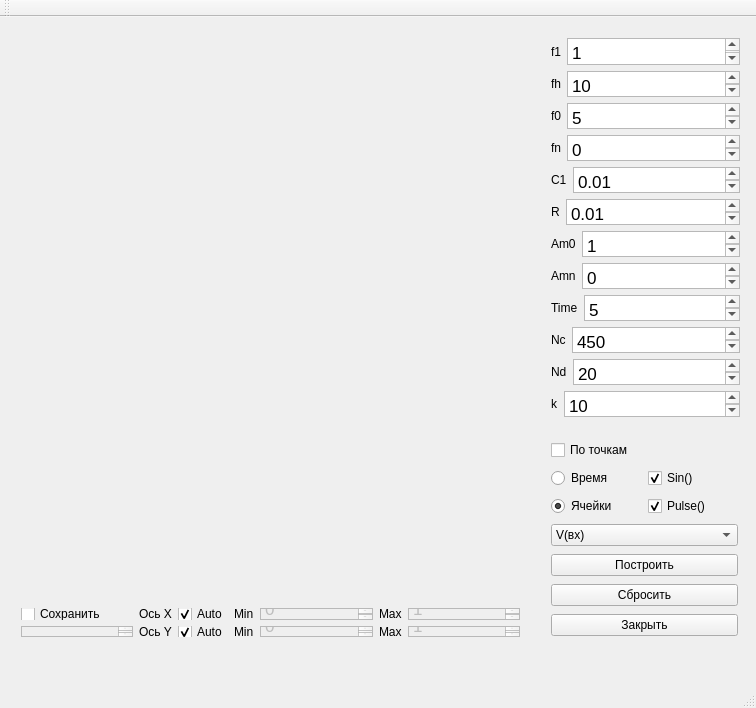
<?xml version="1.0" encoding="UTF-8"?>
<ui version="4.0">
 <class>MainWindow</class>
 <widget class="QMainWindow" name="MainWindow">
  <property name="geometry">
   <rect>
    <x>0</x>
    <y>0</y>
    <width>756</width>
    <height>708</height>
   </rect>
  </property>
  <property name="windowTitle">
   <string>MainWindow</string>
  </property>
  <widget class="QWidget" name="centralWidget">
   <widget class="QWidget" name="horizontalLayoutWidget">
    <property name="geometry">
     <rect>
      <x>540</x>
      <y>10</y>
      <width>211</width>
      <height>401</height>
     </rect>
    </property>
    <layout class="QHBoxLayout" name="horizontalLayout_15">
     <item>
      <layout class="QVBoxLayout" name="verticalLayout">
       <item>
        <layout class="QHBoxLayout" name="horizontalLayout">
         <item>
          <widget class="QLabel" name="label">
           <property name="text">
            <string>f1</string>
           </property>
          </widget>
         </item>
         <item>
          <widget class="QTextEdit" name="textEdit">
           <property name="html">
            <string>&lt;!DOCTYPE HTML PUBLIC &quot;-//W3C//DTD HTML 4.0//EN&quot; &quot;http://www.w3.org/TR/REC-html40/strict.dtd&quot;&gt;
&lt;html&gt;&lt;head&gt;&lt;meta name=&quot;qrichtext&quot; content=&quot;1&quot; /&gt;&lt;style type=&quot;text/css&quot;&gt;
p, li { white-space: pre-wrap; }
&lt;/style&gt;&lt;/head&gt;&lt;body style=&quot; font-family:'.SF NS Text'; font-size:13pt; font-weight:400; font-style:normal;&quot;&gt;
&lt;p style=&quot; margin-top:0px; margin-bottom:0px; margin-left:0px; margin-right:0px; -qt-block-indent:0; text-indent:0px;&quot;&gt;1&lt;/p&gt;&lt;/body&gt;&lt;/html&gt;</string>
           </property>
          </widget>
         </item>
        </layout>
       </item>
       <item>
        <layout class="QHBoxLayout" name="horizontalLayout_8">
         <item>
          <widget class="QLabel" name="label_8">
           <property name="text">
            <string>fh</string>
           </property>
          </widget>
         </item>
         <item>
          <widget class="QTextEdit" name="textEdit_8">
           <property name="html">
            <string>&lt;!DOCTYPE HTML PUBLIC &quot;-//W3C//DTD HTML 4.0//EN&quot; &quot;http://www.w3.org/TR/REC-html40/strict.dtd&quot;&gt;
&lt;html&gt;&lt;head&gt;&lt;meta name=&quot;qrichtext&quot; content=&quot;1&quot; /&gt;&lt;style type=&quot;text/css&quot;&gt;
p, li { white-space: pre-wrap; }
&lt;/style&gt;&lt;/head&gt;&lt;body style=&quot; font-family:'.SF NS Text'; font-size:13pt; font-weight:400; font-style:normal;&quot;&gt;
&lt;p style=&quot; margin-top:0px; margin-bottom:0px; margin-left:0px; margin-right:0px; -qt-block-indent:0; text-indent:0px;&quot;&gt;10&lt;/p&gt;&lt;/body&gt;&lt;/html&gt;</string>
           </property>
          </widget>
         </item>
        </layout>
       </item>
       <item>
        <layout class="QHBoxLayout" name="horizontalLayout_12">
         <item>
          <widget class="QLabel" name="label_12">
           <property name="text">
            <string>f0</string>
           </property>
          </widget>
         </item>
         <item>
          <widget class="QTextEdit" name="textEdit_12">
           <property name="html">
            <string>&lt;!DOCTYPE HTML PUBLIC &quot;-//W3C//DTD HTML 4.0//EN&quot; &quot;http://www.w3.org/TR/REC-html40/strict.dtd&quot;&gt;
&lt;html&gt;&lt;head&gt;&lt;meta name=&quot;qrichtext&quot; content=&quot;1&quot; /&gt;&lt;style type=&quot;text/css&quot;&gt;
p, li { white-space: pre-wrap; }
&lt;/style&gt;&lt;/head&gt;&lt;body style=&quot; font-family:'.SF NS Text'; font-size:13pt; font-weight:400; font-style:normal;&quot;&gt;
&lt;p style=&quot; margin-top:0px; margin-bottom:0px; margin-left:0px; margin-right:0px; -qt-block-indent:0; text-indent:0px;&quot;&gt;5&lt;/p&gt;&lt;/body&gt;&lt;/html&gt;</string>
           </property>
          </widget>
         </item>
        </layout>
       </item>
       <item>
        <layout class="QHBoxLayout" name="horizontalLayout_10">
         <item>
          <widget class="QLabel" name="label_10">
           <property name="text">
            <string>fn</string>
           </property>
          </widget>
         </item>
         <item>
          <widget class="QTextEdit" name="textEdit_10">
           <property name="html">
            <string>&lt;!DOCTYPE HTML PUBLIC &quot;-//W3C//DTD HTML 4.0//EN&quot; &quot;http://www.w3.org/TR/REC-html40/strict.dtd&quot;&gt;
&lt;html&gt;&lt;head&gt;&lt;meta name=&quot;qrichtext&quot; content=&quot;1&quot; /&gt;&lt;style type=&quot;text/css&quot;&gt;
p, li { white-space: pre-wrap; }
&lt;/style&gt;&lt;/head&gt;&lt;body style=&quot; font-family:'.SF NS Text'; font-size:13pt; font-weight:400; font-style:normal;&quot;&gt;
&lt;p style=&quot; margin-top:0px; margin-bottom:0px; margin-left:0px; margin-right:0px; -qt-block-indent:0; text-indent:0px;&quot;&gt;0&lt;/p&gt;&lt;/body&gt;&lt;/html&gt;</string>
           </property>
          </widget>
         </item>
        </layout>
       </item>
       <item>
        <layout class="QHBoxLayout" name="horizontalLayout_9">
         <item>
          <widget class="QLabel" name="label_9">
           <property name="text">
            <string>C1</string>
           </property>
          </widget>
         </item>
         <item>
          <widget class="QTextEdit" name="textEdit_9">
           <property name="html">
            <string>&lt;!DOCTYPE HTML PUBLIC &quot;-//W3C//DTD HTML 4.0//EN&quot; &quot;http://www.w3.org/TR/REC-html40/strict.dtd&quot;&gt;
&lt;html&gt;&lt;head&gt;&lt;meta name=&quot;qrichtext&quot; content=&quot;1&quot; /&gt;&lt;style type=&quot;text/css&quot;&gt;
p, li { white-space: pre-wrap; }
&lt;/style&gt;&lt;/head&gt;&lt;body style=&quot; font-family:'.SF NS Text'; font-size:13pt; font-weight:400; font-style:normal;&quot;&gt;
&lt;p style=&quot; margin-top:0px; margin-bottom:0px; margin-left:0px; margin-right:0px; -qt-block-indent:0; text-indent:0px;&quot;&gt;0.01&lt;/p&gt;&lt;/body&gt;&lt;/html&gt;</string>
           </property>
          </widget>
         </item>
        </layout>
       </item>
       <item>
        <layout class="QHBoxLayout" name="horizontalLayout_3">
         <item>
          <widget class="QLabel" name="label_4">
           <property name="text">
            <string>R</string>
           </property>
          </widget>
         </item>
         <item>
          <widget class="QTextEdit" name="textEdit_4">
           <property name="html">
            <string>&lt;!DOCTYPE HTML PUBLIC &quot;-//W3C//DTD HTML 4.0//EN&quot; &quot;http://www.w3.org/TR/REC-html40/strict.dtd&quot;&gt;
&lt;html&gt;&lt;head&gt;&lt;meta name=&quot;qrichtext&quot; content=&quot;1&quot; /&gt;&lt;style type=&quot;text/css&quot;&gt;
p, li { white-space: pre-wrap; }
&lt;/style&gt;&lt;/head&gt;&lt;body style=&quot; font-family:'.SF NS Text'; font-size:13pt; font-weight:400; font-style:normal;&quot;&gt;
&lt;p style=&quot; margin-top:0px; margin-bottom:0px; margin-left:0px; margin-right:0px; -qt-block-indent:0; text-indent:0px;&quot;&gt;0.01&lt;/p&gt;&lt;/body&gt;&lt;/html&gt;</string>
           </property>
          </widget>
         </item>
        </layout>
       </item>
       <item>
        <layout class="QHBoxLayout" name="horizontalLayout_5">
         <item>
          <widget class="QLabel" name="label_5">
           <property name="text">
            <string>Am0</string>
           </property>
          </widget>
         </item>
         <item>
          <widget class="QTextEdit" name="textEdit_5">
           <property name="html">
            <string>&lt;!DOCTYPE HTML PUBLIC &quot;-//W3C//DTD HTML 4.0//EN&quot; &quot;http://www.w3.org/TR/REC-html40/strict.dtd&quot;&gt;
&lt;html&gt;&lt;head&gt;&lt;meta name=&quot;qrichtext&quot; content=&quot;1&quot; /&gt;&lt;style type=&quot;text/css&quot;&gt;
p, li { white-space: pre-wrap; }
&lt;/style&gt;&lt;/head&gt;&lt;body style=&quot; font-family:'.SF NS Text'; font-size:13pt; font-weight:400; font-style:normal;&quot;&gt;
&lt;p style=&quot; margin-top:0px; margin-bottom:0px; margin-left:0px; margin-right:0px; -qt-block-indent:0; text-indent:0px;&quot;&gt;1&lt;/p&gt;&lt;/body&gt;&lt;/html&gt;</string>
           </property>
          </widget>
         </item>
        </layout>
       </item>
       <item>
        <layout class="QHBoxLayout" name="horizontalLayout_6">
         <item>
          <widget class="QLabel" name="label_6">
           <property name="text">
            <string>Amn</string>
           </property>
          </widget>
         </item>
         <item>
          <widget class="QTextEdit" name="textEdit_6">
           <property name="html">
            <string>&lt;!DOCTYPE HTML PUBLIC &quot;-//W3C//DTD HTML 4.0//EN&quot; &quot;http://www.w3.org/TR/REC-html40/strict.dtd&quot;&gt;
&lt;html&gt;&lt;head&gt;&lt;meta name=&quot;qrichtext&quot; content=&quot;1&quot; /&gt;&lt;style type=&quot;text/css&quot;&gt;
p, li { white-space: pre-wrap; }
&lt;/style&gt;&lt;/head&gt;&lt;body style=&quot; font-family:'.SF NS Text'; font-size:13pt; font-weight:400; font-style:normal;&quot;&gt;
&lt;p style=&quot; margin-top:0px; margin-bottom:0px; margin-left:0px; margin-right:0px; -qt-block-indent:0; text-indent:0px;&quot;&gt;0&lt;/p&gt;&lt;/body&gt;&lt;/html&gt;</string>
           </property>
          </widget>
         </item>
        </layout>
       </item>
       <item>
        <layout class="QHBoxLayout" name="horizontalLayout_7">
         <item>
          <widget class="QLabel" name="label_7">
           <property name="text">
            <string>Time</string>
           </property>
          </widget>
         </item>
         <item>
          <widget class="QTextEdit" name="textEdit_7">
           <property name="html">
            <string>&lt;!DOCTYPE HTML PUBLIC &quot;-//W3C//DTD HTML 4.0//EN&quot; &quot;http://www.w3.org/TR/REC-html40/strict.dtd&quot;&gt;
&lt;html&gt;&lt;head&gt;&lt;meta name=&quot;qrichtext&quot; content=&quot;1&quot; /&gt;&lt;style type=&quot;text/css&quot;&gt;
p, li { white-space: pre-wrap; }
&lt;/style&gt;&lt;/head&gt;&lt;body style=&quot; font-family:'.SF NS Text'; font-size:13pt; font-weight:400; font-style:normal;&quot;&gt;
&lt;p style=&quot; margin-top:0px; margin-bottom:0px; margin-left:0px; margin-right:0px; -qt-block-indent:0; text-indent:0px;&quot;&gt;5&lt;/p&gt;&lt;/body&gt;&lt;/html&gt;</string>
           </property>
          </widget>
         </item>
        </layout>
       </item>
       <item>
        <layout class="QHBoxLayout" name="horizontalLayout_2">
         <item>
          <widget class="QLabel" name="label_2">
           <property name="text">
            <string>Nc</string>
           </property>
          </widget>
         </item>
         <item>
          <widget class="QTextEdit" name="textEdit_2">
           <property name="html">
            <string>&lt;!DOCTYPE HTML PUBLIC &quot;-//W3C//DTD HTML 4.0//EN&quot; &quot;http://www.w3.org/TR/REC-html40/strict.dtd&quot;&gt;
&lt;html&gt;&lt;head&gt;&lt;meta name=&quot;qrichtext&quot; content=&quot;1&quot; /&gt;&lt;style type=&quot;text/css&quot;&gt;
p, li { white-space: pre-wrap; }
&lt;/style&gt;&lt;/head&gt;&lt;body style=&quot; font-family:'.SF NS Text'; font-size:13pt; font-weight:400; font-style:normal;&quot;&gt;
&lt;p style=&quot; margin-top:0px; margin-bottom:0px; margin-left:0px; margin-right:0px; -qt-block-indent:0; text-indent:0px;&quot;&gt;450&lt;/p&gt;&lt;/body&gt;&lt;/html&gt;</string>
           </property>
          </widget>
         </item>
        </layout>
       </item>
       <item>
        <layout class="QHBoxLayout" name="horizontalLayout_13">
         <item>
          <widget class="QLabel" name="label_13">
           <property name="text">
            <string>Nd</string>
           </property>
          </widget>
         </item>
         <item>
          <widget class="QTextEdit" name="textEdit_13">
           <property name="html">
            <string>&lt;!DOCTYPE HTML PUBLIC &quot;-//W3C//DTD HTML 4.0//EN&quot; &quot;http://www.w3.org/TR/REC-html40/strict.dtd&quot;&gt;
&lt;html&gt;&lt;head&gt;&lt;meta name=&quot;qrichtext&quot; content=&quot;1&quot; /&gt;&lt;style type=&quot;text/css&quot;&gt;
p, li { white-space: pre-wrap; }
&lt;/style&gt;&lt;/head&gt;&lt;body style=&quot; font-family:'.SF NS Text'; font-size:13pt; font-weight:400; font-style:normal;&quot;&gt;
&lt;p style=&quot; margin-top:0px; margin-bottom:0px; margin-left:0px; margin-right:0px; -qt-block-indent:0; text-indent:0px;&quot;&gt;20&lt;/p&gt;&lt;/body&gt;&lt;/html&gt;</string>
           </property>
          </widget>
         </item>
        </layout>
       </item>
       <item>
        <layout class="QHBoxLayout" name="horizontalLayout_14">
         <item>
          <widget class="QLabel" name="label_14">
           <property name="text">
            <string>k</string>
           </property>
          </widget>
         </item>
         <item>
          <widget class="QTextEdit" name="textEdit_14">
           <property name="html">
            <string>&lt;!DOCTYPE HTML PUBLIC &quot;-//W3C//DTD HTML 4.0//EN&quot; &quot;http://www.w3.org/TR/REC-html40/strict.dtd&quot;&gt;
&lt;html&gt;&lt;head&gt;&lt;meta name=&quot;qrichtext&quot; content=&quot;1&quot; /&gt;&lt;style type=&quot;text/css&quot;&gt;
p, li { white-space: pre-wrap; }
&lt;/style&gt;&lt;/head&gt;&lt;body style=&quot; font-family:'.SF NS Text'; font-size:13pt; font-weight:400; font-style:normal;&quot;&gt;
&lt;p style=&quot; margin-top:0px; margin-bottom:0px; margin-left:0px; margin-right:0px; -qt-block-indent:0; text-indent:0px;&quot;&gt;10&lt;/p&gt;&lt;/body&gt;&lt;/html&gt;</string>
           </property>
          </widget>
         </item>
        </layout>
       </item>
      </layout>
     </item>
    </layout>
   </widget>
   <widget class="QWidget" name="horizontalLayoutWidget_2">
    <property name="geometry">
     <rect>
      <x>540</x>
      <y>410</y>
      <width>209</width>
      <height>226</height>
     </rect>
    </property>
    <layout class="QHBoxLayout" name="horizontalLayout_16">
     <item>
      <layout class="QVBoxLayout" name="verticalLayout_2">
       <item>
        <widget class="QCheckBox" name="checkBox">
         <property name="sizePolicy">
          <sizepolicy hsizetype="Minimum" vsizetype="Fixed">
           <horstretch>0</horstretch>
           <verstretch>0</verstretch>
          </sizepolicy>
         </property>
         <property name="text">
          <string>По точкам</string>
         </property>
        </widget>
       </item>
       <item>
        <layout class="QHBoxLayout" name="horizontalLayout_17">
         <item>
          <widget class="QRadioButton" name="radioButton_2">
           <property name="text">
            <string>Время</string>
           </property>
          </widget>
         </item>
         <item>
          <widget class="QCheckBox" name="checkBox_3">
           <property name="text">
            <string>Sin()</string>
           </property>
           <property name="checked">
            <bool>true</bool>
           </property>
          </widget>
         </item>
        </layout>
       </item>
       <item>
        <layout class="QHBoxLayout" name="horizontalLayout_18">
         <item>
          <widget class="QRadioButton" name="radioButton_3">
           <property name="text">
            <string>Ячейки</string>
           </property>
           <property name="checked">
            <bool>true</bool>
           </property>
          </widget>
         </item>
         <item>
          <widget class="QCheckBox" name="checkBox_4">
           <property name="text">
            <string>Pulse()</string>
           </property>
           <property name="checked">
            <bool>true</bool>
           </property>
          </widget>
         </item>
        </layout>
       </item>
       <item>
        <widget class="QComboBox" name="comboBox">
         <item>
          <property name="text">
           <string>V(вх)</string>
          </property>
         </item>
        </widget>
       </item>
       <item>
        <widget class="QPushButton" name="pushButton">
         <property name="text">
          <string>Построить</string>
         </property>
        </widget>
       </item>
       <item>
        <widget class="QPushButton" name="pushButton_2">
         <property name="text">
          <string>Сбросить</string>
         </property>
        </widget>
       </item>
       <item>
        <widget class="QPushButton" name="pushButton_3">
         <property name="text">
          <string>Закрыть</string>
         </property>
        </widget>
       </item>
      </layout>
     </item>
    </layout>
   </widget>
   <widget class="QWidget" name="horizontalLayoutWidget_5">
    <property name="geometry">
     <rect>
      <x>10</x>
      <y>580</y>
      <width>521</width>
      <height>51</height>
     </rect>
    </property>
    <layout class="QHBoxLayout" name="horizontalLayout_19">
     <item>
      <layout class="QVBoxLayout" name="verticalLayout_3">
       <item>
        <widget class="QCheckBox" name="checkBox_2">
         <property name="text">
          <string>Сохранить</string>
         </property>
        </widget>
       </item>
       <item>
        <widget class="QTextEdit" name="textEdit_15">
         <property name="enabled">
          <bool>false</bool>
         </property>
        </widget>
       </item>
      </layout>
     </item>
     <item>
      <layout class="QVBoxLayout" name="verticalLayout_4">
       <item>
        <layout class="QHBoxLayout" name="horizontalLayout_20">
         <item>
          <widget class="QLabel" name="label_15">
           <property name="text">
            <string>Ось X</string>
           </property>
          </widget>
         </item>
         <item>
          <widget class="QCheckBox" name="checkBox_5">
           <property name="enabled">
            <bool>true</bool>
           </property>
           <property name="text">
            <string>Auto</string>
           </property>
           <property name="checked">
            <bool>true</bool>
           </property>
          </widget>
         </item>
        </layout>
       </item>
       <item>
        <layout class="QHBoxLayout" name="horizontalLayout_21">
         <item>
          <widget class="QLabel" name="label_16">
           <property name="text">
            <string>Ось Y</string>
           </property>
          </widget>
         </item>
         <item>
          <widget class="QCheckBox" name="checkBox_6">
           <property name="text">
            <string>Auto</string>
           </property>
           <property name="checked">
            <bool>true</bool>
           </property>
          </widget>
         </item>
        </layout>
       </item>
      </layout>
     </item>
     <item>
      <layout class="QVBoxLayout" name="verticalLayout_5">
       <item>
        <layout class="QHBoxLayout" name="horizontalLayout_22">
         <item>
          <widget class="QLabel" name="label_17">
           <property name="text">
            <string>Min</string>
           </property>
          </widget>
         </item>
         <item>
          <widget class="QTextEdit" name="textEdit_16">
           <property name="enabled">
            <bool>false</bool>
           </property>
           <property name="html">
            <string>&lt;!DOCTYPE HTML PUBLIC &quot;-//W3C//DTD HTML 4.0//EN&quot; &quot;http://www.w3.org/TR/REC-html40/strict.dtd&quot;&gt;
&lt;html&gt;&lt;head&gt;&lt;meta name=&quot;qrichtext&quot; content=&quot;1&quot; /&gt;&lt;style type=&quot;text/css&quot;&gt;
p, li { white-space: pre-wrap; }
&lt;/style&gt;&lt;/head&gt;&lt;body style=&quot; font-family:'.SF NS Text'; font-size:13pt; font-weight:400; font-style:normal;&quot;&gt;
&lt;p style=&quot; margin-top:0px; margin-bottom:0px; margin-left:0px; margin-right:0px; -qt-block-indent:0; text-indent:0px;&quot;&gt;0&lt;/p&gt;&lt;/body&gt;&lt;/html&gt;</string>
           </property>
          </widget>
         </item>
        </layout>
       </item>
       <item>
        <layout class="QHBoxLayout" name="horizontalLayout_23">
         <item>
          <widget class="QLabel" name="label_18">
           <property name="text">
            <string>Min</string>
           </property>
          </widget>
         </item>
         <item>
          <widget class="QTextEdit" name="textEdit_17">
           <property name="enabled">
            <bool>false</bool>
           </property>
           <property name="html">
            <string>&lt;!DOCTYPE HTML PUBLIC &quot;-//W3C//DTD HTML 4.0//EN&quot; &quot;http://www.w3.org/TR/REC-html40/strict.dtd&quot;&gt;
&lt;html&gt;&lt;head&gt;&lt;meta name=&quot;qrichtext&quot; content=&quot;1&quot; /&gt;&lt;style type=&quot;text/css&quot;&gt;
p, li { white-space: pre-wrap; }
&lt;/style&gt;&lt;/head&gt;&lt;body style=&quot; font-family:'.SF NS Text'; font-size:13pt; font-weight:400; font-style:normal;&quot;&gt;
&lt;p style=&quot; margin-top:0px; margin-bottom:0px; margin-left:0px; margin-right:0px; -qt-block-indent:0; text-indent:0px;&quot;&gt;0&lt;/p&gt;&lt;/body&gt;&lt;/html&gt;</string>
           </property>
          </widget>
         </item>
        </layout>
       </item>
      </layout>
     </item>
     <item>
      <layout class="QVBoxLayout" name="verticalLayout_6">
       <item>
        <layout class="QHBoxLayout" name="horizontalLayout_24">
         <item>
          <widget class="QLabel" name="label_19">
           <property name="text">
            <string>Max</string>
           </property>
          </widget>
         </item>
         <item>
          <widget class="QTextEdit" name="textEdit_18">
           <property name="enabled">
            <bool>false</bool>
           </property>
           <property name="html">
            <string>&lt;!DOCTYPE HTML PUBLIC &quot;-//W3C//DTD HTML 4.0//EN&quot; &quot;http://www.w3.org/TR/REC-html40/strict.dtd&quot;&gt;
&lt;html&gt;&lt;head&gt;&lt;meta name=&quot;qrichtext&quot; content=&quot;1&quot; /&gt;&lt;style type=&quot;text/css&quot;&gt;
p, li { white-space: pre-wrap; }
&lt;/style&gt;&lt;/head&gt;&lt;body style=&quot; font-family:'.SF NS Text'; font-size:13pt; font-weight:400; font-style:normal;&quot;&gt;
&lt;p style=&quot; margin-top:0px; margin-bottom:0px; margin-left:0px; margin-right:0px; -qt-block-indent:0; text-indent:0px;&quot;&gt;1&lt;/p&gt;&lt;/body&gt;&lt;/html&gt;</string>
           </property>
          </widget>
         </item>
        </layout>
       </item>
       <item>
        <layout class="QHBoxLayout" name="horizontalLayout_25">
         <item>
          <widget class="QLabel" name="label_20">
           <property name="text">
            <string>Max</string>
           </property>
          </widget>
         </item>
         <item>
          <widget class="QTextEdit" name="textEdit_19">
           <property name="enabled">
            <bool>false</bool>
           </property>
           <property name="html">
            <string>&lt;!DOCTYPE HTML PUBLIC &quot;-//W3C//DTD HTML 4.0//EN&quot; &quot;http://www.w3.org/TR/REC-html40/strict.dtd&quot;&gt;
&lt;html&gt;&lt;head&gt;&lt;meta name=&quot;qrichtext&quot; content=&quot;1&quot; /&gt;&lt;style type=&quot;text/css&quot;&gt;
p, li { white-space: pre-wrap; }
&lt;/style&gt;&lt;/head&gt;&lt;body style=&quot; font-family:'.SF NS Text'; font-size:13pt; font-weight:400; font-style:normal;&quot;&gt;
&lt;p style=&quot; margin-top:0px; margin-bottom:0px; margin-left:0px; margin-right:0px; -qt-block-indent:0; text-indent:0px;&quot;&gt;1&lt;/p&gt;&lt;/body&gt;&lt;/html&gt;</string>
           </property>
          </widget>
         </item>
        </layout>
       </item>
      </layout>
     </item>
    </layout>
   </widget>
   <widget class="QWidget" name="widget" native="true">
    <property name="geometry">
     <rect>
      <x>29</x>
      <y>29</y>
      <width>491</width>
      <height>301</height>
     </rect>
    </property>
   </widget>
  </widget>
  <widget class="QMenuBar" name="menuBar">
   <property name="geometry">
    <rect>
     <x>0</x>
     <y>0</y>
     <width>756</width>
     <height>22</height>
    </rect>
   </property>
  </widget>
  <widget class="QToolBar" name="mainToolBar">
   <attribute name="toolBarArea">
    <enum>TopToolBarArea</enum>
   </attribute>
   <attribute name="toolBarBreak">
    <bool>false</bool>
   </attribute>
  </widget>
  <widget class="QStatusBar" name="statusBar"/>
 </widget>
 <layoutdefault spacing="6" margin="11"/>
 <resources/>
 <connections/>
</ui>
